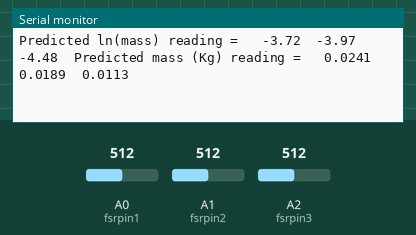
This sketch was run on a simulated Arduino Uno, built with avr-gcc and run on an emulated ATmega328P. Parts: the last lines printed to the serial monitor. The test bench sets the inputs (shaded band); at power-on: A0 (fsrpin1) = 512, A1 (fsrpin2) = 512, A2 (fsrpin3) = 512. The ROS host is connected and sends only what is stated.

Above: at 1.2 s.
1.3 s: A0 (fsrpin1) set to 336
At 1.49 s:
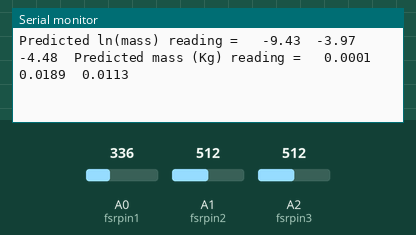
4.3 s: A0 (fsrpin1) set to 316
At 4.35 s:
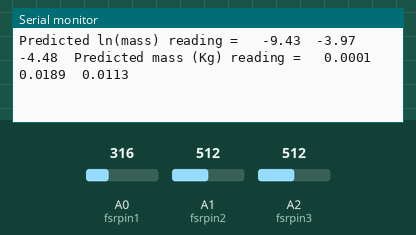
7.3 s: A1 (fsrpin2) set to 353
At 7.35 s:
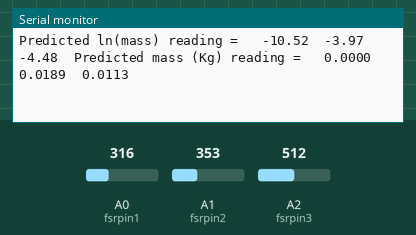
8.8 s: A1 (fsrpin2) set to 328
At 8.85 s:
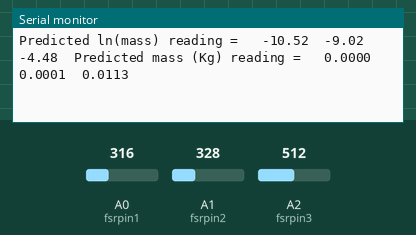
11.8 s: A2 (fsrpin3) set to 386
At 11.88 s:
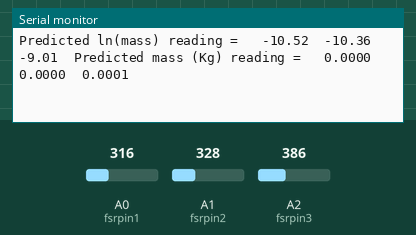
14.8 s: A2 (fsrpin3) set to 355
At 18.73 s:
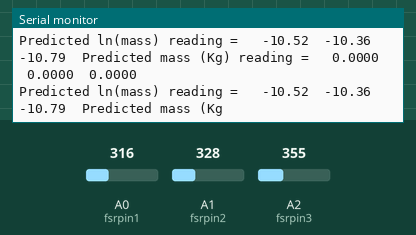
Timing chart, 0 to 18.8 s (numbered marks = the images above; inputs shaded):
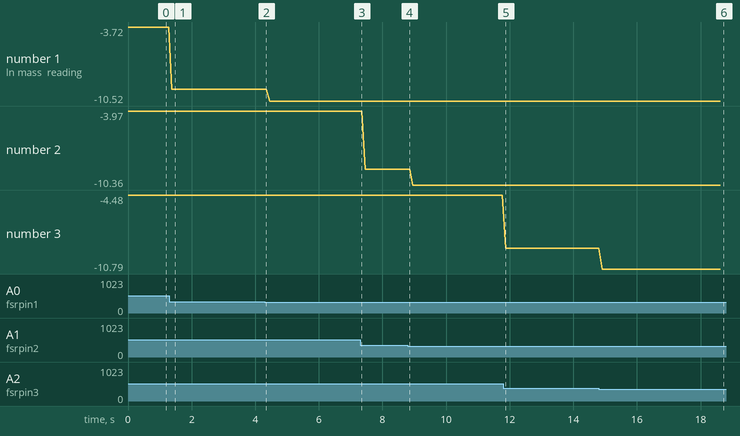

The sketch:

FSR_reading.ino
```cpp
/* Simple example code for Force Sensitive Resistor (FSR) with Arduino. More info: https://www.makerguides.com */

/* I need to send a message from the Arduino to my laptop of the weight measurements
 * As a part of every ROS Arduino program, you need to include the ros.h header file
 * and header files for any messages that you will be using.
 */

#include <ros.h>
#include <std_msgs/Float64.h>


/* Next, we need to instantiate the node handle, which allows our program to create
publishers and subscribers. The node handle also takes care of serial port
communications. */

// ros node initialised
ros::NodeHandle nh;

/* We need to instantiate the publishers and subscribers that we will be using.
 *  Here we instantiate a Publisher with a topic name of "mass".
 *  The second parameter of Publisher is a reference to the message instance to
 *  be used for publishing.
 */


std_msgs::Float64 mass_msg;
ros::Publisher mass("mass", &mass_msg);
std_msgs::Float64 mass_msg2;
ros::Publisher mass2("mass2", &mass_msg2);
std_msgs::Float64 mass_msg3;
ros::Publisher mass3("mass3", &mass_msg3);

std_msgs::Float64 force_msg;
ros::Publisher force("force", &force_msg);
std_msgs::Float64 force_msg2;
ros::Publisher force2("force2", &force_msg2);
std_msgs::Float64 force_msg3;
ros::Publisher force3("force3", &force_msg3);


// Define FSR pin:
#define fsrpin1 A0
#define fsrpin2 A1
#define fsrpin3 A2

float fsr_ln_mass1; //Variable to store calibration curve mass values
float fsr_ln_mass2;
float fsr_ln_mass3;

float fsr_predicted_mass1_grams; //Variable to store calibration curve mass values
float fsr_predicted_mass2_grams;
float fsr_predicted_mass3_grams;

float fsr_predicted_force1_N;
float fsr_predicted_force2_N;
float fsr_predicted_force3_N;

void setup() {
  /* In the Arduino setup function you then need to initialize your ROS node handle,
   * advertise any topics being published, and subscribe to any topics you wish to
   * listen to.
  */
  nh.initNode();
  nh.advertise(mass);
  nh.advertise(mass2);
  nh.advertise(mass3);
  nh.advertise(force);
  nh.advertise(force2);
  nh.advertise(force3);
  // Begin serial communication at a baud rate of 9600:
  Serial.begin(9600);
}

void loop() {
  // Read the FSR pin and store the output as fsrreading:
  /*fsr_ln_mass1 = 0.0000000153303396061458*(fsrreading1*fsrreading1*fsrreading1) - 0.0000207030177585524*(fsrreading1*fsrreading1)+ 0.010351283024522*(fsrreading1) + 1.56676867009482;*/
  fsr_ln_mass1 = 0.0000001156*analogRead(fsrpin1)*analogRead(fsrpin1)*analogRead(fsrpin1) - 0.0002490*analogRead(fsrpin1)*analogRead(fsrpin1) + 0.1803*analogRead(fsrpin1) - 46.28;
  /*fsr_ln_mass2 = 0.0000000196299387372149*(fsrreading2*fsrreading2*fsrreading2) - 0.0000287964138069564*(fsrreading2*fsrreading2) + 0.0155610857027119*(fsrreading2) + 0.357843601476977;*/
  fsr_ln_mass2 = 0.0000001235*analogRead(fsrpin2)*analogRead(fsrpin2)*analogRead(fsrpin2) - 0.0002638*analogRead(fsrpin2)*analogRead(fsrpin2) + 0.1899*analogRead(fsrpin2) - 48.62;
  /*fsr_ln_mass3 = 0.0000000248685159488148*(fsrreading3*fsrreading3*fsrreading3) - 0.0000404237249967031*(fsrreading3*fsrreading3) + 0.0238406098854353*(fsrreading3) - 1.62657981268288;*/
  fsr_ln_mass3 = 0.0000001487*analogRead(fsrpin3)*analogRead(fsrpin3)*analogRead(fsrpin3) - 0.0003236*analogRead(fsrpin3)*analogRead(fsrpin3) + 0.2360*analogRead(fsrpin3) - 60.44;
  /*fsrreading0_mass_grams = exp((fsrreading0 + 389.06)/236.04);*/
  /*fsrreading0_weight_force = fsrreading0_mass_grams * 0.00981*/

  /* convert mass from ln(mass) to actual mass values */
  fsr_predicted_mass1_grams = exp(fsr_ln_mass1);
  fsr_predicted_mass2_grams = exp(fsr_ln_mass2);
  fsr_predicted_mass3_grams = exp(fsr_ln_mass3);

  /* equation to calculate the force values of the FSRs */
  fsr_predicted_force1_N = fsr_predicted_mass1_grams * 9.81;
  fsr_predicted_force2_N = fsr_predicted_mass2_grams * 9.81;
  fsr_predicted_force3_N = fsr_predicted_mass3_grams * 9.81;


  // Print the fsrreading in the serial monitor:
  // Print the string "Analog reading = ".
  Serial.print(F("Predicted ln(mass) reading = "));
  Serial.print('\t');
  Serial.print(fsr_ln_mass1);
  Serial.print('\t');
  Serial.print(fsr_ln_mass2);
  Serial.print('\t');
  Serial.print(fsr_ln_mass3);
  Serial.print('\t');
  Serial.print(F("Predicted mass (Kg) reading = "));
  Serial.print('\t');
  Serial.print(fsr_predicted_mass1_grams, 4);
  Serial.print('\t');
  Serial.print(fsr_predicted_mass2_grams, 4);
  Serial.print('\t');
  Serial.print(fsr_predicted_mass3_grams, 4);
  Serial.print('\t');
  /*Serial.print(fsrreading1_weight);Serial.write('\t');*/
  Serial. println();

  /*// maybe without the & so becomes mass_msg */


  // ros publisher on predicted weight value
  mass_msg.data = fsr_predicted_mass1_grams;
  mass_msg2.data = fsr_predicted_mass2_grams;
  mass_msg3.data = fsr_predicted_mass3_grams;
  mass.publish( &mass_msg );
  mass2.publish( &mass_msg2 );
  mass3.publish( &mass_msg3 );
  force_msg.data = fsr_predicted_force1_N;
  force_msg2.data = fsr_predicted_force2_N;
  force_msg3.data = fsr_predicted_force3_N;
  force.publish( &force_msg );
  force2.publish( &force_msg2 );
  force3.publish( &force_msg3 );
  nh.spinOnce();
  delay(1); //Delay 1 ms.
}
```

Measured:
- the behaviour switches between 369 and 368 on A2 (fsrpin3) (found by bisection; images 5 and 6)
- after the input at 1.3 s, the serial monitor: prints a new line after 0.08 s (image 1)
- after the input at 11.8 s, the serial monitor: prints a new line after 0.08 s (image 5)
- after the input at 14.8 s, the serial monitor: prints a new line after 0.11 s (image 6)
- plotted number 1: -3.72 → -9.43 after the input at 1.3 s, -9.43 → -10.52 after the input at 4.3 s
- plotted number 2: -3.97 → -9.02 after the input at 7.3 s, -9.02 → -10.36 after the input at 8.8 s
- plotted number 3: -4.48 → -9.01 after the input at 11.8 s, -9.01 → -10.79 after the input at 14.8 s
